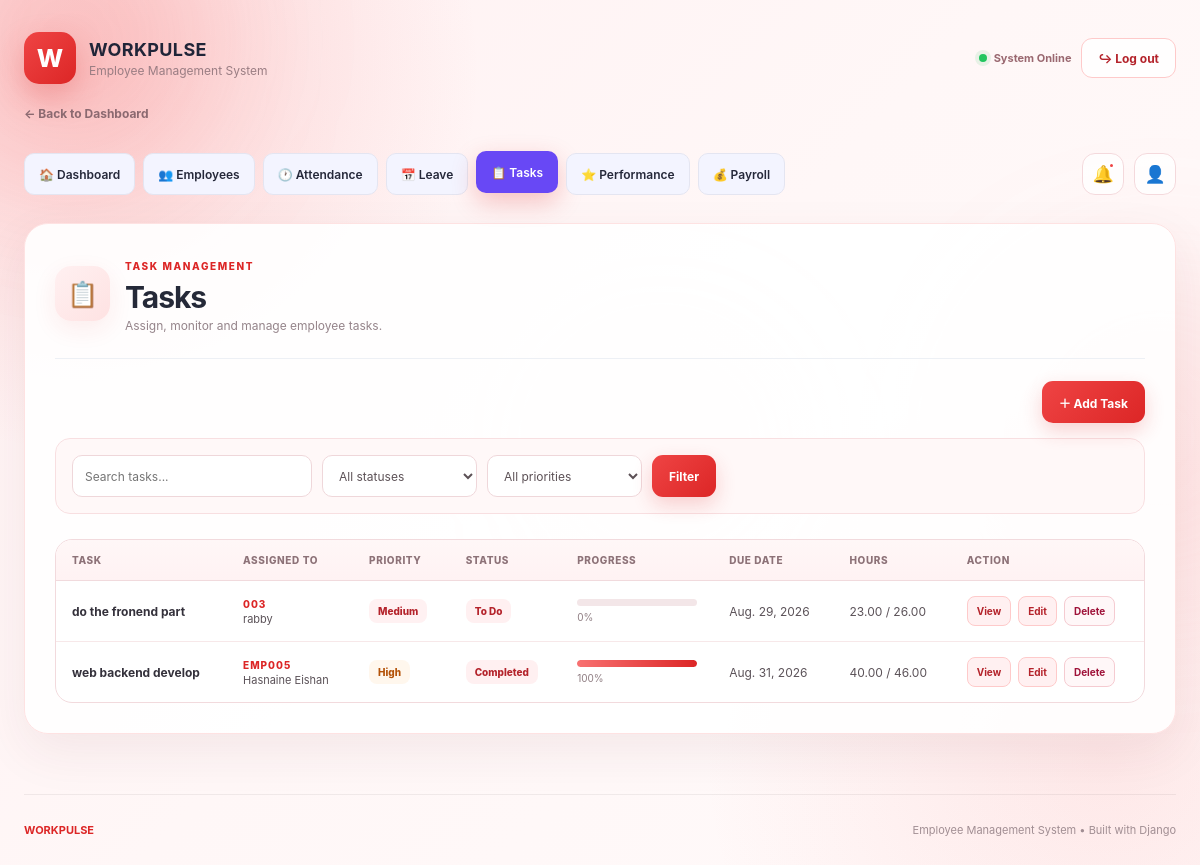
Page /tasks/ (signed in) on the committed database.
### core/models.py (models this page shows, shortened)
class Task(models.Model):
    PRIORITY_CHOICES = [
        ('low', 'Low'),
        ('medium', 'Medium'),
        ('high', 'High'),
        ('critical', 'Critical'),
    ]
    STATUS_CHOICES = [
        ('todo', 'To Do'),
        ('in_progress', 'In Progress'),
        ('submitted', 'Submitted'),
        ('review', 'Under Review'),
        ('completed', 'Completed'),
        ('overdue', 'Overdue'),
        ('cancelled', 'Cancelled'),
    ]
    title = models.CharField(
        max_length=200
    )
    description = models.TextField(
        blank=True
    )
    assigned_to = models.ForeignKey(
        Employee,
        on_delete=models.CASCADE,
        related_name='tasks'
    )
    priority = models.CharField(
        max_length=20,
        choices=PRIORITY_CHOICES,
        default='medium'
    )
    status = models.CharField(
        max_length=20,
        choices=STATUS_CHOICES,
        default='todo'
    )
    progress = models.PositiveIntegerField(
        default=0
    )
    due_date = models.DateField()
    estimated_hours = models.DecimalField(
        max_digits=6,
        decimal_places=2,
        default=0
    )
    actual_hours = models.DecimalField(
        max_digits=6,
        decimal_places=2,
        default=0
    )
    created_at = models.DateTimeField(
        auto_now_add=True
    )
    assigned_at = models.DateTimeField(
        null=True,
        blank=True
    )
    started_at = models.DateTimeField(
        null=True,
        blank=True
    )
    submitted_at = models.DateTimeField(
        null=True,
        blank=True
    )
    completed_at = models.DateTimeField(
        null=True,
        blank=True
    )
    updated_at = models.DateTimeField(
        auto_now=True
    )
    class Meta:
        ordering = [
            'due_date',
            '-priority'
        ]

class Employee(models.Model):
    user = models.OneToOneField(
        User,
        on_delete=models.SET_NULL,
        null=True,
        blank=True,
        related_name='employee_profile'
    )
    employee_id = models.CharField(
        max_length=20,
        unique=True
    )
    full_name = models.CharField(
        max_length=100
    )
    email = models.EmailField(
        unique=True
    )
    phone = models.CharField(
        max_length=20
    )
    department = models.CharField(
        max_length=100
    )
    designation = models.CharField(
        max_length=100
    )
    joining_date = models.DateField()
    monthly_salary = models.DecimalField(
        max_digits=12,
        decimal_places=2,
        default=0
    )
    is_active = models.BooleanField(
        default=True
    )

### core/views.py (the view)
@admin_required
def task_list(request):
    query = request.GET.get('q', '').strip()
    status_filter = request.GET.get('status', '')
    priority_filter = request.GET.get('priority', '')
    tasks = Task.objects.select_related(
        'assigned_to'
    ).all()
    if query:
        tasks = tasks.filter(Q(title__icontains=query) | Q(description__icontains=query) | Q(assigned_to__full_name__icontains=query))
    if status_filter:
        tasks = tasks.filter(status=status_filter)
    if priority_filter:
        tasks = tasks.filter(priority=priority_filter)
    context = {
        'tasks': tasks,
        'total_tasks': tasks.count(),
        'completed_tasks': tasks.filter(
            status='completed'
        ).count(),
        'in_progress_tasks': tasks.filter(
            status='in_progress'
        ).count(),
        'pending_tasks': tasks.filter(
            status__in=['todo', 'in_progress', 'review']
        ).count(),
        'query': query,
        'status_filter': status_filter,
        'priority_filter': priority_filter,
        'task_status_choices': Task.STATUS_CHOICES,
        'task_priority_choices': Task.PRIORITY_CHOICES,
    }
    return render(
        request,
        'core/task_list.html',
        context
    )

### core/templates/core/task_list.html (shortened to what this page needs)
{% load static %}
<!DOCTYPE html>
<html lang="en">
<head>
    <link
        rel="stylesheet"
        href="{% static 'core/css/style.css' %}"
    >
</head>
<body>
    <div class="bg-orb orb-one"></div>
    <main class="dashboard">
        <header class="topbar">
            <div class="brand">
                <div class="brand-icon">
                    W
                </div>
                <div>
                    <h2>
                        WORKPULSE
                    </h2>
                    <span>
                        Employee Management System
                    </span>
                </div>
            </div>
            <div class="top-actions">
                <div class="live-status">
                    <span></span>
                    System Online
                </div>
                <a
                    href="{% url 'logout' %}"
                    class="logout-btn"
                >
                    ↪ Log out
                </a>
            </div>
        </header>
        <a
            href="{% url 'dashboard_page' %}"
            class="back-dashboard"
        >
            ← Back to Dashboard
        </a>
        <nav class="main-navigation">
            <div class="nav-links">
                <a
                    href="{% url 'dashboard_page' %}"
                    class="nav-link"
                >
                    🏠 Dashboard
                </a>
                <a
                    href="{% url 'employee_list' %}"
                    class="nav-link"
                >
                    👥 Employees
                </a>
                <a
                    href="{% url 'attendance_list' %}"
                    class="nav-link"
                >
                    🕐 Attendance
                </a>
                <a
                    href="{% url 'leave_list' %}"
                    class="nav-link"
                >
                    📅 Leave
                </a>
                <a
                    href="{% url 'task_list' %}"
                    class="nav-link active"
                >
                    📋 Tasks
                </a>
                <a
                    href="{% url 'performance_list' %}"
                    class="nav-link"
                >
                    ⭐ Performance
                </a>
                <a
                    href="{% url 'payroll_list' %}"
                    class="nav-link"
                >
                    💰 Payroll
                </a>
            </div>
            <div class="nav-actions">
                <div class="notification-wrapper">
                    <button
                        type="button"
                        class="nav-icon-button"
                        id="notificationButton"
                        title="Notifications"
                    >
                        🔔
                        <span
                            class="notification-dot"
                        ></span>
                    </button>
                </div>
                <div class="admin-wrapper">
                    <button
                        type="button"
                        class="nav-icon-button"
                        id="adminButton"
                        title="Administrator"
                    >
                        👤
                    </button>
                </div>
            </div>
        </nav>
        <section class="task-card">
            <div class="form-heading">
                <div class="form-icon">
                    📋
                </div>
                <div>
                    <span class="section-label">
                        TASK MANAGEMENT
                    </span>
                    <h1>
                        Tasks
                    </h1>
                    <p>
                        Assign, monitor and manage
                        employee tasks.
                    </p>
                </div>
            </div>
            <div class="form-actions">
                <a
                    href="{% url 'task_add' %}"
                    class="save-btn"
                >
                    ＋ Add Task
                </a>
            </div>
            <form
                method="get"
                class="filter-form"
            >
                <input
                    name="q"
                    value="{{ query }}"
                    placeholder="Search tasks..."
                >
                <select name="status">
                    <option value="">
                        All statuses
                    </option>
                </select>
                <select name="priority">
                    <option value="">
                        All priorities
                    </option>
                </select>
                <button
                    type="submit"
                    class="save-btn"
                >
                    Filter
                </button>
            </form>
            <div class="task-table-wrapper">
                <table class="task-table">
                    <thead>
                        <tr>
                            <th>
                                Task
                            </th>
                            <th>
                                Assigned To
                            </th>
                            <th>
                                Priority
                            </th>
                            <th>
                                Status
                            </th>
                            <th>
                                Progress
                            </th>
                            <th>
                                Due Date
                            </th>
                            <th>
                                Hours
                            </th>
                            <th>
                                Action
                            </th>
                        </tr>
                    </thead>
                    <tbody>
                        {% for task in tasks %}
                        <tr>
                            <td>
                                <div class="task-title">
                                    {{ task.title }}
                                </div>
                            </td>
                            <td>
                                <span
                                    class="employee-id"
                                >
                                    {{ task.assigned_to.employee_id }}
                                </span>
                                <br>
                                <span
                                    class="employee-name"
                                >
                                    {{ task.assigned_to.full_name }}
                                </span>
                            </td>
                            <td>
                                <span
                                    class="
                                        badge
                                        priority-{{ task.priority }}
                                    "
                                >
                                    {{ task.get_priority_display }}
                                </span>
                            </td>
                            <td>
                                <span
                                    class="
                                        badge
                                        status-badge
                                    "
                                >
                                    {{ task.get_status_display }}
                                </span>
                            </td>
                            <td>
                                <div
                                    class="progress-box"
                                >
                                    <div
                                        class="progress-bar"
                                    >
                                        <div
                                            class="progress-fill"
                                            style="
                                                width:
                                                {{ task.progress }}%;
                                            "
                                        ></div>
                                    </div>
                                    <div
                                        class="progress-text"
                                    >
                                        {{ task.progress }}%
                                    </div>
                                </div>
                            </td>
                            <td>
                                {{ task.due_date }}
                            </td>
                            <td>
                                {{ task.actual_hours }}
                                /
                                {{ task.estimated_hours }}
                            </td>
                            <td>
                                <div
                                    class="action-links"
                                >
                                    <a
                                        href="{% url 'task_detail' task.id %}"
                                    >
                                        View
                                    </a>
                                    <a
                                        href="{% url 'task_edit' task.id %}"
                                    >
                                        Edit
                                    </a>
                                    <a
                                        href="{% url 'task_delete' task.id %}"
                                        class="delete-link"
                                    >
                                        Delete
                                    </a>
                                </div>
                            </td>
                        </tr>
                        {% endfor %}
                    </tbody>
                </table>
            </div>
        </section>
        <footer>
            <strong>
                WORKPULSE
            </strong>
            <p>
                Employee Management System
                •
                Built with Django
            </p>
        </footer>
    </main>
</body>
</html>

### rows in the picture
Task: title "do the fronend part", assigned_to.employee_id "003", assigned_to.full_name "rabby", priority "Medium", status "To Do", progress "0", due_date "Aug. 29, 2026", actual_hours "23.00", estimated_hours "26.00"
Task: title "web backend develop", assigned_to.employee_id "EMP005", assigned_to.full_name "Hasnaine Eishan", priority "High", status "Completed", progress "100", due_date "Aug. 31, 2026", actual_hours "40.00", estimated_hours "46.00"
